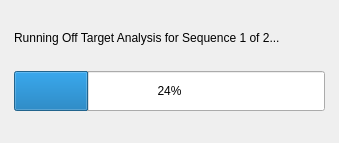
<?xml version="1.0" encoding="UTF-8"?>
<ui version="4.0">
 <class>OffTargetProgress</class>
 <widget class="QDialog" name="OffTargetProgress">
  <property name="geometry">
   <rect>
    <x>0</x>
    <y>0</y>
    <width>339</width>
    <height>143</height>
   </rect>
  </property>
  <property name="windowTitle">
   <string>Dialog</string>
  </property>
  <layout class="QGridLayout" name="gridLayout">
   <item row="0" column="0">
    <widget class="QLabel" name="label">
     <property name="maximumSize">
      <size>
       <width>331</width>
       <height>16</height>
      </size>
     </property>
     <property name="text">
      <string>Running Off Target Analysis for Sequence 1 of 2...</string>
     </property>
    </widget>
   </item>
   <item row="1" column="0">
    <widget class="QProgressBar" name="progressBar">
     <property name="minimumSize">
      <size>
       <width>0</width>
       <height>0</height>
      </size>
     </property>
     <property name="maximumSize">
      <size>
       <width>311</width>
       <height>40</height>
      </size>
     </property>
     <property name="value">
      <number>24</number>
     </property>
    </widget>
   </item>
  </layout>
 </widget>
 <resources/>
 <connections/>
</ui>
